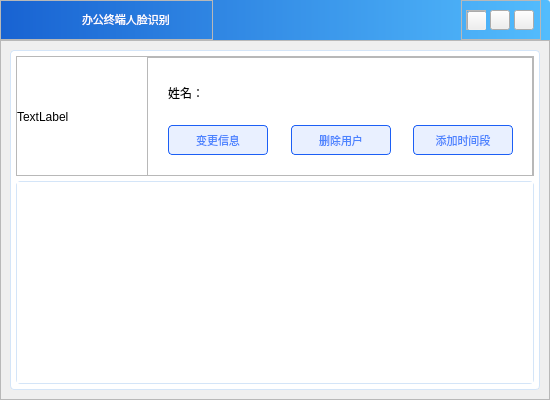
<?xml version="1.0" encoding="UTF-8"?>
<ui version="4.0">
 <class>detailWidget</class>
 <widget class="QWidget" name="detailWidget">
  <property name="geometry">
   <rect>
    <x>0</x>
    <y>0</y>
    <width>550</width>
    <height>400</height>
   </rect>
  </property>
  <property name="minimumSize">
   <size>
    <width>0</width>
    <height>0</height>
   </size>
  </property>
  <property name="windowTitle">
   <string>Form</string>
  </property>
  <layout class="QGridLayout" name="gridLayout">
   <property name="leftMargin">
    <number>0</number>
   </property>
   <property name="topMargin">
    <number>0</number>
   </property>
   <property name="rightMargin">
    <number>0</number>
   </property>
   <property name="bottomMargin">
    <number>0</number>
   </property>
   <property name="spacing">
    <number>0</number>
   </property>
   <item row="0" column="0">
    <widget class="QWidget" name="widget" native="true">
     <property name="styleSheet">
      <string notr="true">QWidget#widget{
border-image: url(:/images/images/passBg2.png);
}</string>
     </property>
     <layout class="QVBoxLayout" name="verticalLayout">
      <property name="spacing">
       <number>0</number>
      </property>
      <property name="leftMargin">
       <number>0</number>
      </property>
      <property name="topMargin">
       <number>0</number>
      </property>
      <property name="rightMargin">
       <number>0</number>
      </property>
      <property name="bottomMargin">
       <number>0</number>
      </property>
      <item>
       <widget class="QFrame" name="frame_title">
        <property name="minimumSize">
         <size>
          <width>550</width>
          <height>40</height>
         </size>
        </property>
        <property name="maximumSize">
         <size>
          <width>550</width>
          <height>40</height>
         </size>
        </property>
        <property name="styleSheet">
         <string notr="true">QFrame#frame_title
{
	border-top-left-radius:3px;
	border-top-right-radius:3px;
	background-color:qlineargradient(x1:0,y1:0,x2:1,y2:0,stop:0 rgba(0,83,207,0.9),stop:1 rgba(66,183,255,0.9));
}</string>
        </property>
        <property name="frameShape">
         <enum>QFrame::StyledPanel</enum>
        </property>
        <property name="frameShadow">
         <enum>QFrame::Raised</enum>
        </property>
        <layout class="QHBoxLayout" name="horizontalLayout_title">
         <property name="leftMargin">
          <number>0</number>
         </property>
         <property name="topMargin">
          <number>0</number>
         </property>
         <property name="bottomMargin">
          <number>0</number>
         </property>
         <item>
          <widget class="QFrame" name="frame_left">
           <property name="minimumSize">
            <size>
             <width>213</width>
             <height>40</height>
            </size>
           </property>
           <property name="maximumSize">
            <size>
             <width>213</width>
             <height>40</height>
            </size>
           </property>
           <property name="frameShape">
            <enum>QFrame::StyledPanel</enum>
           </property>
           <property name="frameShadow">
            <enum>QFrame::Raised</enum>
           </property>
           <layout class="QHBoxLayout" name="horizontalLayout_left">
            <property name="spacing">
             <number>3</number>
            </property>
            <property name="leftMargin">
             <number>3</number>
            </property>
            <property name="topMargin">
             <number>0</number>
            </property>
            <property name="rightMargin">
             <number>0</number>
            </property>
            <property name="bottomMargin">
             <number>0</number>
            </property>
            <item>
             <widget class="QLabel" name="label_logo">
              <property name="minimumSize">
               <size>
                <width>75</width>
                <height>25</height>
               </size>
              </property>
              <property name="maximumSize">
               <size>
                <width>75</width>
                <height>25</height>
               </size>
              </property>
              <property name="styleSheet">
               <string notr="true">border-image: url(:/images/images/logo1.png);</string>
              </property>
              <property name="text">
               <string/>
              </property>
             </widget>
            </item>
            <item>
             <widget class="QLabel" name="label_title">
              <property name="minimumSize">
               <size>
                <width>130</width>
                <height>25</height>
               </size>
              </property>
              <property name="maximumSize">
               <size>
                <width>130</width>
                <height>25</height>
               </size>
              </property>
              <property name="font">
               <font>
                <family>微软雅黑</family>
                <pointsize>8</pointsize>
                <weight>50</weight>
                <bold>false</bold>
               </font>
              </property>
              <property name="styleSheet">
               <string notr="true">color: rgb(255, 255, 255);</string>
              </property>
              <property name="text">
               <string>办公终端人脸识别</string>
              </property>
             </widget>
            </item>
           </layout>
          </widget>
         </item>
         <item>
          <spacer name="horizontalSpacer">
           <property name="orientation">
            <enum>Qt::Horizontal</enum>
           </property>
           <property name="sizeHint" stdset="0">
            <size>
             <width>58</width>
             <height>20</height>
            </size>
           </property>
          </spacer>
         </item>
         <item>
          <widget class="QFrame" name="frame_right">
           <property name="minimumSize">
            <size>
             <width>80</width>
             <height>40</height>
            </size>
           </property>
           <property name="maximumSize">
            <size>
             <width>80</width>
             <height>40</height>
            </size>
           </property>
           <property name="styleSheet">
            <string notr="true">border-image: url(:/images/images/topHang.png);</string>
           </property>
           <property name="frameShape">
            <enum>QFrame::StyledPanel</enum>
           </property>
           <property name="frameShadow">
            <enum>QFrame::Raised</enum>
           </property>
           <layout class="QHBoxLayout" name="horizontalLayout_right">
            <property name="spacing">
             <number>0</number>
            </property>
            <property name="leftMargin">
             <number>0</number>
            </property>
            <property name="topMargin">
             <number>0</number>
            </property>
            <property name="rightMargin">
             <number>0</number>
            </property>
            <property name="bottomMargin">
             <number>0</number>
            </property>
            <item>
             <widget class="QFrame" name="frame_return">
              <property name="minimumSize">
               <size>
                <width>20</width>
                <height>20</height>
               </size>
              </property>
              <property name="maximumSize">
               <size>
                <width>20</width>
                <height>20</height>
               </size>
              </property>
              <property name="frameShape">
               <enum>QFrame::StyledPanel</enum>
              </property>
              <property name="frameShadow">
               <enum>QFrame::Raised</enum>
              </property>
              <layout class="QHBoxLayout" name="horizontalLayout_4">
               <property name="spacing">
                <number>0</number>
               </property>
               <property name="leftMargin">
                <number>0</number>
               </property>
               <property name="topMargin">
                <number>0</number>
               </property>
               <property name="rightMargin">
                <number>0</number>
               </property>
               <property name="bottomMargin">
                <number>0</number>
               </property>
               <item>
                <widget class="QPushButton" name="btn_return">
                 <property name="minimumSize">
                  <size>
                   <width>20</width>
                   <height>20</height>
                  </size>
                 </property>
                 <property name="maximumSize">
                  <size>
                   <width>20</width>
                   <height>20</height>
                  </size>
                 </property>
                 <property name="styleSheet">
                  <string notr="true">QPushButton#btn_return
{
	border-image: url(:/images/images/return2.png);
}
QPushButton:hover{background-color:rgba(255,255,255,0.5);}
QPushButton:pressed{background-color:rgba(100,100,100,1);}</string>
                 </property>
                 <property name="text">
                  <string/>
                 </property>
                </widget>
               </item>
              </layout>
             </widget>
            </item>
            <item>
             <widget class="QPushButton" name="btn_min">
              <property name="minimumSize">
               <size>
                <width>20</width>
                <height>20</height>
               </size>
              </property>
              <property name="maximumSize">
               <size>
                <width>20</width>
                <height>20</height>
               </size>
              </property>
              <property name="styleSheet">
               <string notr="true">QPushButton#btn_min
{
	border-image: url(:/images/images/min.png);
}
QPushButton:hover{background-color:rgba(255,255,255,0.5);}
QPushButton:pressed{background-color:rgba(100,100,100,1);}</string>
              </property>
              <property name="text">
               <string/>
              </property>
             </widget>
            </item>
            <item>
             <widget class="QPushButton" name="btn_close">
              <property name="minimumSize">
               <size>
                <width>20</width>
                <height>20</height>
               </size>
              </property>
              <property name="maximumSize">
               <size>
                <width>20</width>
                <height>20</height>
               </size>
              </property>
              <property name="styleSheet">
               <string notr="true">QPushButton#btn_close
{
	border-image: url(:/images/images/close.png);
}
QPushButton:hover{background-color:rgba(255,255,255,0.5);}
QPushButton:pressed{background-color:rgba(100,100,100,1);}</string>
              </property>
              <property name="text">
               <string/>
              </property>
             </widget>
            </item>
           </layout>
          </widget>
         </item>
        </layout>
       </widget>
      </item>
      <item>
       <widget class="QFrame" name="frame_3">
        <property name="frameShape">
         <enum>QFrame::StyledPanel</enum>
        </property>
        <property name="frameShadow">
         <enum>QFrame::Raised</enum>
        </property>
        <layout class="QGridLayout" name="gridLayout_2">
         <item row="0" column="0">
          <widget class="QFrame" name="frame">
           <property name="styleSheet">
            <string notr="true">QFrame#frame {
	border: 1px solid rgba(212, 229, 248, 1);
	background-color: rgb(255, 255, 255);
    border-radius: 4px;
}</string>
           </property>
           <property name="frameShape">
            <enum>QFrame::StyledPanel</enum>
           </property>
           <property name="frameShadow">
            <enum>QFrame::Raised</enum>
           </property>
           <layout class="QVBoxLayout" name="verticalLayout_2" stretch="0,0">
            <property name="spacing">
             <number>5</number>
            </property>
            <property name="leftMargin">
             <number>5</number>
            </property>
            <property name="topMargin">
             <number>5</number>
            </property>
            <property name="rightMargin">
             <number>5</number>
            </property>
            <property name="bottomMargin">
             <number>5</number>
            </property>
            <item>
             <widget class="QFrame" name="frame_2">
              <property name="minimumSize">
               <size>
                <width>518</width>
                <height>120</height>
               </size>
              </property>
              <property name="maximumSize">
               <size>
                <width>518</width>
                <height>120</height>
               </size>
              </property>
              <property name="frameShape">
               <enum>QFrame::StyledPanel</enum>
              </property>
              <property name="frameShadow">
               <enum>QFrame::Raised</enum>
              </property>
              <layout class="QHBoxLayout" name="horizontalLayout">
               <property name="spacing">
                <number>0</number>
               </property>
               <property name="leftMargin">
                <number>0</number>
               </property>
               <property name="topMargin">
                <number>0</number>
               </property>
               <property name="rightMargin">
                <number>0</number>
               </property>
               <property name="bottomMargin">
                <number>0</number>
               </property>
               <item>
                <widget class="QLabel" name="label_face">
                 <property name="minimumSize">
                  <size>
                   <width>130</width>
                   <height>120</height>
                  </size>
                 </property>
                 <property name="maximumSize">
                  <size>
                   <width>130</width>
                   <height>120</height>
                  </size>
                 </property>
                 <property name="text">
                  <string>TextLabel</string>
                 </property>
                </widget>
               </item>
               <item>
                <widget class="QFrame" name="frame_4">
                 <property name="minimumSize">
                  <size>
                   <width>386</width>
                   <height>120</height>
                  </size>
                 </property>
                 <property name="maximumSize">
                  <size>
                   <width>386</width>
                   <height>120</height>
                  </size>
                 </property>
                 <property name="frameShape">
                  <enum>QFrame::StyledPanel</enum>
                 </property>
                 <property name="frameShadow">
                  <enum>QFrame::Raised</enum>
                 </property>
                 <layout class="QGridLayout" name="gridLayout_3" rowstretch="0,0">
                  <property name="leftMargin">
                   <number>20</number>
                  </property>
                  <property name="rightMargin">
                   <number>20</number>
                  </property>
                  <property name="horizontalSpacing">
                   <number>23</number>
                  </property>
                  <property name="verticalSpacing">
                   <number>6</number>
                  </property>
                  <item row="1" column="1">
                   <widget class="QPushButton" name="btn_delete">
                    <property name="minimumSize">
                     <size>
                      <width>100</width>
                      <height>30</height>
                     </size>
                    </property>
                    <property name="maximumSize">
                     <size>
                      <width>100</width>
                      <height>30</height>
                     </size>
                    </property>
                    <property name="font">
                     <font>
                      <family>微软雅黑</family>
                      <pointsize>8</pointsize>
                     </font>
                    </property>
                    <property name="styleSheet">
                     <string notr="true">QPushButton#btn_delete{
	color: rgb(75, 131, 255);
	background-color: rgb(233, 240, 255);
	border: 1px solid rgb(28, 95, 245);
	border-radius: 4px;
}

QPushButton#btn_delete:hover{
	color: rgb(255, 255, 255);
	background-color: rgb(28, 95, 245);
}

QPushButton#btn_delete:pressed{
	color: rgb(255, 255, 255);
	background-color: rgb(28, 95, 245);
}</string>
                    </property>
                    <property name="text">
                     <string>删除用户</string>
                    </property>
                   </widget>
                  </item>
                  <item row="1" column="2">
                   <widget class="QPushButton" name="btn_add">
                    <property name="minimumSize">
                     <size>
                      <width>100</width>
                      <height>30</height>
                     </size>
                    </property>
                    <property name="maximumSize">
                     <size>
                      <width>100</width>
                      <height>30</height>
                     </size>
                    </property>
                    <property name="font">
                     <font>
                      <family>微软雅黑</family>
                      <pointsize>8</pointsize>
                     </font>
                    </property>
                    <property name="styleSheet">
                     <string notr="true">QPushButton#btn_add{
	color: rgb(75, 131, 255);
	background-color: rgb(233, 240, 255);
	border: 1px solid rgb(28, 95, 245);
	border-radius: 4px;
}

QPushButton#btn_add:hover{
	color: rgb(255, 255, 255);
	background-color: rgb(28, 95, 245);
}

QPushButton#btn_add:pressed{
	color: rgb(255, 255, 255);
	background-color: rgb(28, 95, 245);
}</string>
                    </property>
                    <property name="text">
                     <string>添加时间段</string>
                    </property>
                   </widget>
                  </item>
                  <item row="1" column="0">
                   <widget class="QPushButton" name="btn_change">
                    <property name="minimumSize">
                     <size>
                      <width>100</width>
                      <height>30</height>
                     </size>
                    </property>
                    <property name="maximumSize">
                     <size>
                      <width>100</width>
                      <height>30</height>
                     </size>
                    </property>
                    <property name="font">
                     <font>
                      <family>微软雅黑</family>
                      <pointsize>8</pointsize>
                     </font>
                    </property>
                    <property name="styleSheet">
                     <string notr="true">QPushButton#btn_change{
	color: rgb(75, 131, 255);
	background-color: rgb(233, 240, 255);
	border: 1px solid rgb(28, 95, 245);
	border-radius: 4px;
}

QPushButton#btn_change:hover{
	color: rgb(255, 255, 255);
	background-color: rgb(28, 95, 245);
}

QPushButton#btn_change:pressed{
	color: rgb(255, 255, 255);
	background-color: rgb(28, 95, 245);
}</string>
                    </property>
                    <property name="text">
                     <string>变更信息</string>
                    </property>
                   </widget>
                  </item>
                  <item row="0" column="0" colspan="3">
                   <widget class="QLabel" name="label_name">
                    <property name="minimumSize">
                     <size>
                      <width>346</width>
                      <height>30</height>
                     </size>
                    </property>
                    <property name="maximumSize">
                     <size>
                      <width>346</width>
                      <height>30</height>
                     </size>
                    </property>
                    <property name="font">
                     <font>
                      <family>黑体</family>
                     </font>
                    </property>
                    <property name="text">
                     <string>姓名：</string>
                    </property>
                   </widget>
                  </item>
                 </layout>
                </widget>
               </item>
              </layout>
             </widget>
            </item>
            <item>
             <widget class="QTableWidget" name="tableWidget">
              <property name="styleSheet">
               <string notr="true">QTableWidget#tableWidget{
  border: 1px solid rgba(212, 229, 248, 1);
  color: rgb(55, 76, 120);
  border-radius: 4px;
}

QHeaderView::section {  
  background-color: rgba(224, 240, 255, 1);  
  color: rgba(55, 76, 120, 1);
  /*font-family: '微软雅黑';*/
  border:0px;
} 

QTableWidget::item {
  border:0px;
}

QTableWidget::item:nth-child(even) {
  background-color: rgba(224, 240, 255, 1);
}

QTableWidget::item:nth-child(odd) {
  background-color: white; 
}

QTableWidget::item:selected {
  background-color: rgba(55, 76, 120, 0.2);
}</string>
              </property>
             </widget>
            </item>
           </layout>
          </widget>
         </item>
        </layout>
       </widget>
      </item>
     </layout>
    </widget>
   </item>
  </layout>
 </widget>
 <resources/>
 <connections/>
</ui>
